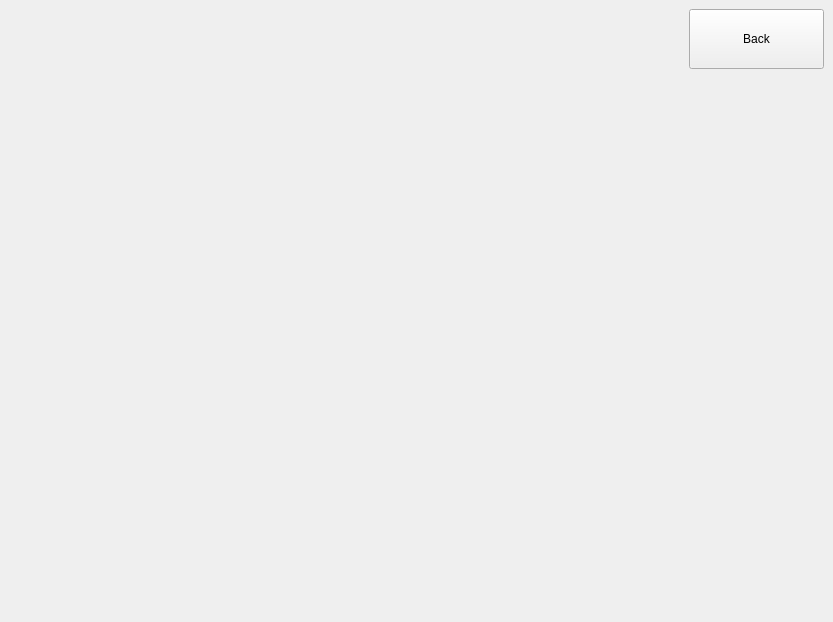
<?xml version="1.0" encoding="UTF-8"?>
<ui version="4.0">
 <class>MainWindow</class>
 <widget class="QMainWindow" name="MainWindow">
  <property name="geometry">
   <rect>
    <x>0</x>
    <y>0</y>
    <width>833</width>
    <height>622</height>
   </rect>
  </property>
  <property name="windowTitle">
   <string>MainWindow</string>
  </property>
  <widget class="QWidget" name="centralwidget">
   <layout class="QVBoxLayout" name="verticalLayout_2" stretch="1,9">
    <item>
     <layout class="QHBoxLayout" name="horizontalLayout">
      <item>
       <spacer name="horizontalSpacer">
        <property name="orientation">
         <enum>Qt::Orientation::Horizontal</enum>
        </property>
        <property name="sizeHint" stdset="0">
         <size>
          <width>40</width>
          <height>20</height>
         </size>
        </property>
       </spacer>
      </item>
      <item>
       <widget class="QPushButton" name="Back_Button">
        <property name="sizePolicy">
         <sizepolicy hsizetype="Expanding" vsizetype="Expanding">
          <horstretch>0</horstretch>
          <verstretch>0</verstretch>
         </sizepolicy>
        </property>
        <property name="minimumSize">
         <size>
          <width>80</width>
          <height>40</height>
         </size>
        </property>
        <property name="maximumSize">
         <size>
          <width>135</width>
          <height>60</height>
         </size>
        </property>
        <property name="text">
         <string>Back</string>
        </property>
       </widget>
      </item>
     </layout>
    </item>
    <item>
     <widget class="QWidget" name="Dashboard_1" native="true">
      <property name="minimumSize">
       <size>
        <width>400</width>
        <height>330</height>
       </size>
      </property>
     </widget>
    </item>
   </layout>
  </widget>
 </widget>
 <resources/>
 <connections/>
</ui>
